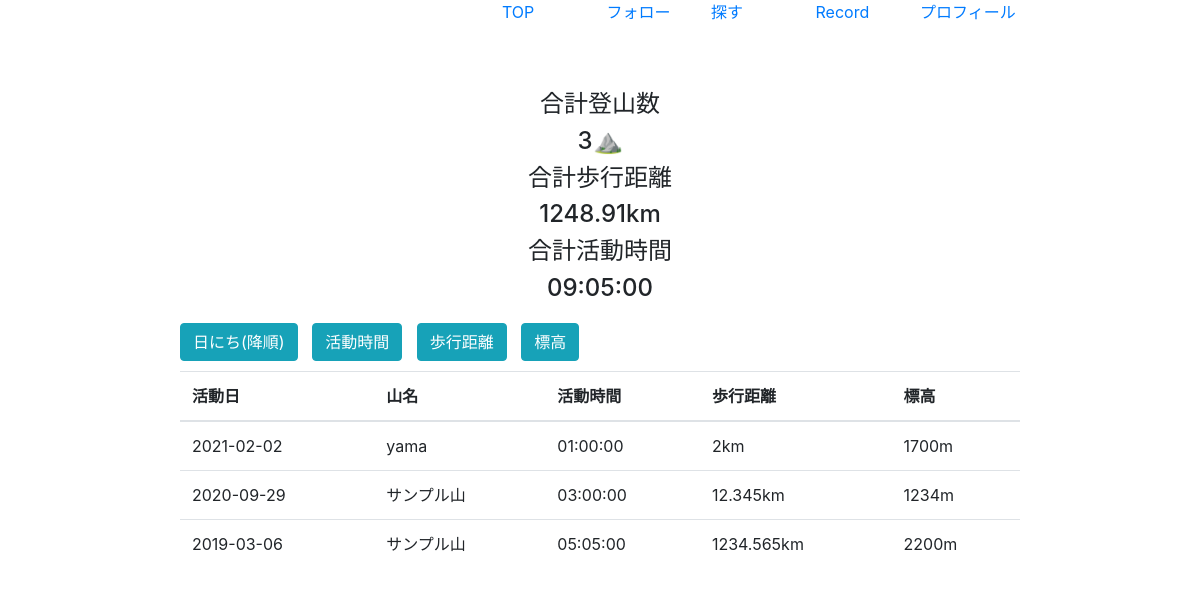
The app's page /data.php (signed in) with its own data.
### tables this page shows
CREATE TABLE `tozan_record_table` (
  `image_id` int(11) NOT NULL,
  `post_user_id` int(12) NOT NULL,
  `image_name` varchar(256) NOT NULL,
  `created_at` datetime NOT NULL,
  `name` varchar(255) NOT NULL,
  `date` date DEFAULT NULL,
  `time` time NOT NULL,
  `distance` int(11) NOT NULL,
  `maximumAltitude` int(11) NOT NULL
);

### data.php (the view, shortened to what this page needs)
<?php
$pdo = connect_to_db();
$user_id = $_SESSION["user_id"];
$sql = 'SELECT * FROM tozan_record_table WHERE post_user_id=:user_id';
$stmt = $pdo->prepare($sql);
$stmt->bindValue(':user_id', $user_id, PDO::PARAM_INT);
$status = $stmt->execute();
if ($status == false) {
  $error = $stmt->errorInfo();
  exit('sqlError:' . $error[2]);
} else {
  $result = $stmt->fetchAll(PDO::FETCH_ASSOC);
  $output = "";
  foreach ($result as $record) {
    $output .= "<tr>";
    $output .= "<td>{$record["date"]}</td>";
    $output .= "<td>{$record["name"]}</td>";
    $output .= "<td>{$record["time"]}</td>";
    $output .= "<td>" . $record["distance"] / 1000 . "km</td>";
    $output .= "<td>{$record["maximumAltitude"]}m</td>";
    $output .= "</tr>";
  }
}
$sql = 'SELECT  SUM(distance) FROM tozan_record_table WHERE post_user_id=:user_id';
$stmt = $pdo->prepare($sql);
$stmt->bindValue(':user_id', $user_id, PDO::PARAM_INT);
$status = $stmt->execute();
$result = $stmt->fetchAll(PDO::FETCH_ASSOC);
foreach ($result as $record) {
  $totalDistance = $record['SUM(distance)'];
}
$sql = 'SELECT  COUNT(*) FROM tozan_record_table WHERE post_user_id=:user_id';
$stmt = $pdo->prepare($sql);
$stmt->bindValue(':user_id', $user_id, PDO::PARAM_INT);
$status = $stmt->execute();
$result = $stmt->fetchAll(PDO::FETCH_ASSOC);
foreach ($result as $record) {
  $totalRecord = $record['COUNT(*)'];
}
$sql = 'SELECT
    -- SUM( time_to_sec(time)) as total_sec,
    -- SEC_TO_TIME()秒を「HH:MM:SS」形式に変換します
    -- TIME_TO_SEC()秒に変換された引数を返します
    SEC_TO_TIME(SUM( TIME_TO_SEC(time))) as total_time
FROM
    tozan_record_table WHERE post_user_id=:user_id';
$stmt = $pdo->prepare($sql);
$stmt->bindValue(':user_id', $user_id, PDO::PARAM_INT);
$status = $stmt->execute();
$result = $stmt->fetchAll(PDO::FETCH_ASSOC);
foreach ($result as $record) {
  $totalTime = $record['total_time'];
}
?>
<!DOCTYPE html>
<html lang="ja">
<head>
  <link rel="stylesheet" href="https://stackpath.bootstrapcdn.com/bootstrap/4.3.1/css/bootstrap.min.css">
  <link rel="stylesheet" href="https://use.fontawesome.com/releases/v5.7.2/css/all.css">
  <link rel="stylesheet" href="css/styles.css">
</head>
<body style="width: 70%; margin: 0 auto;">
  <div id="navbar">
    <ul>
      <li><a href="input.php">TOP</a></li>
      <li><a href="follow_page.php">フォロー</a></li>
      <li><a href="find_page.php">探す</a></li>
      <li><a href="data.php">Record</a></li>
      <li><a href="profile_edit.php">プロフィール</a></li>
    </ul>
  </div>
  <br>
  <div class="record">
    <h4>合計登山数</h4>
    <h4> <?= $totalRecord; ?>⛰</h4>
    <h4>合計歩行距離 </h4>
    <h4> <?= $totalDistance / 1000; ?>km</h4>
    <h4>合計活動時間 </h4>
    <h4> <?= $totalTime  ?></h4>
  </div>
  <table class="table">
    <div class="sort-button">
      <form action="data.php" method="post">
        <button type="submit" name="sort-date" class="btn btn-info" style="margin-right: 10px;">日にち(降順)</button>
        <button type="submit" name="sort-time" class="btn btn-info" style="margin-right: 10px;">活動時間</button>
        <button type="submit" name="sort-distance" class="btn btn-info" style="margin-right: 10px;">歩行距離</button>
        <button type="submit" name="sort-elevation" class="btn btn-info" style="margin-right: 10px;">標高</button>
      </form>
    </div>
    <thead>
      <tr>
        <th scope="col">活動日</th>
        <th scope="col">山名</th>
        <th scope="col">活動時間</th>
        <th scope="col">歩行距離</th>
        <th scope="col">標高</th>
      </tr>
    </thead>
    <tbody>
      <?= $output ?>
    </tbody>
  </table>
</body>
</html>

### css/styles.css (style rules this page uses)
#navbar { display: flex; justify-content: flex-end; }
#navbar li { display: inline-block; width: 100px; height: 50px; }

### data.php (style rules this page uses)
.record { text-align: center; margin-bottom: 20px; }
.sort-button { margin-bottom: 10px; }

### records on screen
tozan_record_table: date "2021-02-02", name "yama", time "01:00:00", $record['distance']/1000 "2", maximumAltitude "1700"
tozan_record_table: date "2020-09-29", name "サンプル山", time "03:00:00", $record['distance']/1000 "12.345", maximumAltitude "1234"
tozan_record_table: date "2019-03-06", name "サンプル山", time "05:05:00", $record['distance']/1000 "1234.565", maximumAltitude "2200"

### other values on screen
$totalRecord "3"
$totalDistance / 1000 "1248.91"
$totalTime "09:05:00"
